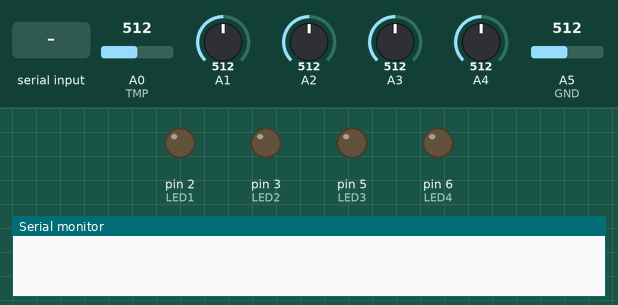
A sketch run on a simulated Arduino Leonardo, built with avr-gcc and run on an emulated ATmega32U4. Parts: output pins drawn as LEDs (lit = HIGH), the last lines printed to the serial monitor. The inputs (shaded band) are chosen by the test bench; at power-on: A0 (TMP) = 512, A1 = 512, A2 = 512, A3 = 512, A4 = 512, A5 (GND) = 512.

Above: at 1.2 s.
1.3 s: "R\n" received over Serial
At 3.6 s:
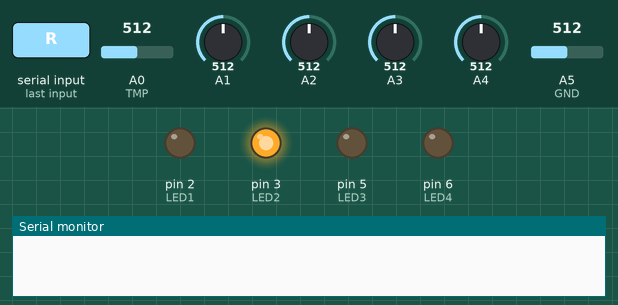
At 7.5 s:
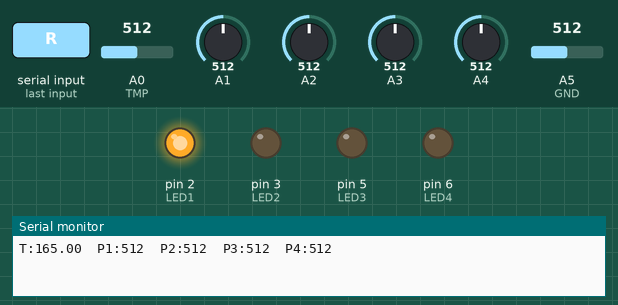
Timing chart, 0 to 16.3 s (numbered marks = the images above; inputs shaded):
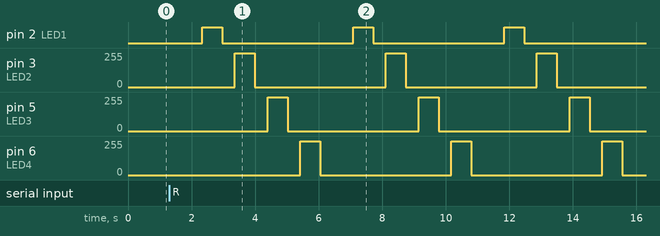

Measured:
- after the input at 1.3 s, pin 2 (LED1): alternates HIGH for 0.63 s and LOW for 4.1 s, starting after 1.0 s; pin 3 (LED2): 0/255 → 255/255 after 2.1 s, → 0/255 0.63 s later, → 254/255 4.1 s later, → 0/255 0.63 s later, … (6 changes in this stretch)

The sketch:

MicrobeMeterServer.ino
```cpp
// (licence header left out)
// Setup
int LED1 = 2;   // Port 1 output pin (connected to LED)
int PDD1 = A1;  // Port 1 input pin (connected to Photodiode)

int LED2 = 3;   // Port 2 output pin (connected to LED)
int PDD2 = A2;  // Port 2 input pin (connected to Photodiode)

int LED3 = 5;   // Port 3 output pin (connected to LED)
int PDD3 = A3;  // Port 3 input pin (connected to Photodiode)

int LED4 = 6;   // Port 4 output pin (connected to LED)
int PDD4 = A4;  // Port 4 input pin (connected to Photodiode)

int GND = A5;   // Input pin connected to the Ground
int TMP = A0;   // Input pin connected to the temperature sensor (TMP36)

int reading1 = 0;   // Port 1 measurement
int reading2 = 0;   // Port 2 measurement
int reading3 = 0;   // Port 3 measurement
int reading4 = 0;   // Port 4 measurement

int exposureTime = 500; // Light exposure time (milliseconds)
char inVal;             // Stores messages from the client
float degreeC = 0;      // Stores the temperature in celsius
String outString = "";  // Stores the output string
int pwmStep = -1;       // Number of PWM steps (0-255)
int measurementManager(int LED, int PDD, int exposureTime, int GND, int brightnessValue = -1);   // Declaring the measurement function

void setup() {
  // Assigning LED pins as the output
  pinMode(LED1, OUTPUT);
  pinMode(LED2, OUTPUT);
  pinMode(LED3, OUTPUT);
  pinMode(LED4, OUTPUT);
  // Initiating the Serial Communication
  Serial.begin(9600);
  // Changing PWM frequency to 31372.55 Hz (timer 3 and 4)
  TCCR3B = (TCCR3B & 0b11111000) | 0x01;
  TCCR4B = (TCCR4B & 0b11111000) | 0x01;
}

void loop() {
  // Listening to the client
  if(Serial.available()) {
    // Wait for '\n' or 'R' from the client for sending back Single-measurement or LED Intensity Ramp-Down measurements, respectively
    inVal = Serial.read();
    if(inVal == '\n' || inVal == 'R') {
      // Determining the measurement type
      pwmStep = (inVal == 'R')? 255 : -1;

      // Start measuring
      do {
        // Measuring temperature
        degreeC = measureTemperature(TMP, GND);

        // Taking Single-measurements or LED Intensity Ramp-Down measurements
        reading1 = measurementManager(LED1, PDD1, exposureTime, GND, pwmStep);
        reading2 = measurementManager(LED2, PDD2, exposureTime, GND, pwmStep);
        reading3 = measurementManager(LED3, PDD3, exposureTime, GND, pwmStep);
        reading4 = measurementManager(LED4, PDD4, exposureTime, GND, pwmStep);

        // Sending the output values of the analog input pins to the client
        outString = outString + "T:" + degreeC + '\t' + "P1:" + reading1 + '\t' + "P2:" + reading2 + '\t' + "P3:" + reading3 + '\t' + "P4:" + reading4 + '\n';
        Serial.print(outString);
        Serial.flush(); // Wait until all the data is sent
        outString = "";
      } while (--pwmStep >= 0);
    }
  }
  // Delay between listening to the client (ms)
  delay(100);
}

/*
Returns the average of 1200 measurements (rounded to an integer) using the following input parameters:
LED:              Output pin number of the LED
PDD:              Input pin number of the Photodiode
exposureTime:     Light exposure time before taking the measurement
GND:              The input pin that is connected to the ground
brightnessValue:  [optional] Brightness value of the LED. Default (-1) is maximum brightness
*/
int measurementManager(int LED, int PDD, int exposureTime, int GND, int brightnessValue) {
  unsigned long PDDRead = 0;  // Stores the result

  // A ground read (0) is taken before every measurement for ensuring consistency
  analogRead(GND);
  // This delay is to give time for the ADC capacitor to discharge
  delay(400);

  // Turning the LED on
  if (brightnessValue == -1) {
    digitalWrite(LED, HIGH);
  } else {
    analogWrite(LED, brightnessValue);
  }
  // This read establishes a connection between the input channel and the ADC
  analogRead(PDD);
  // Light exposure time (milliseconds): this delay gives sufficient time for the measurement circuit to produce a stable output (rise time)
  delay(exposureTime);

  // Taking 1200 measurements and calculating the average for minimising noise
  for (int i=0; i<1200; i++) {
    PDDRead += analogRead(PDD);
  }
  PDDRead = round(PDDRead/1200.0);

  // Turning the LED off
  digitalWrite(LED, LOW);

  return PDDRead;
}

/*
Returns the average of 1200 temperature measurements (rounded to an integer) in degree delicious
TMP:              The input pin that is connected to the thermometer (TMP36)
GND:              The input pin that is connected to the ground
*/
float measureTemperature(int TMP, int GND) {
  unsigned long TMPRead = 0;  // Stores the measurements
  float tmpDegreeC = 0;       // Stores the temperature in degree delicious

  // A ground read (0) is taken before every measurement for ensuring consistency
  analogRead(GND);
  // This delay is to give time for the ADC capacitor to discharge
  delay(400);

  // This read establishes a connection between the input channel and the ADC
  analogRead(TMP);
  // This delay gives sufficient time for the measurement circuit to produce a stable output (rise time)
  delay(100);

  // Taking 1200 measurements and calculating the average for minimising noise
  for (int i=0; i<1200; i++) {
    TMPRead += analogRead(TMP);
  }
  tmpDegreeC = round(TMPRead/1200.0);

  // Converting voltage to degree celsius (delta 10 mV = delta 1ºC; offset voltage of TMP36 is 0.5)
  tmpDegreeC = (tmpDegreeC / 1024.0) * 4.3; // 4.3V was measured using a digital multimeter at the 5V pin of Arduino Mega 2560 connected to a 5V battery
  tmpDegreeC = (tmpDegreeC - 0.5) * 100;

  return tmpDegreeC;
}
```
